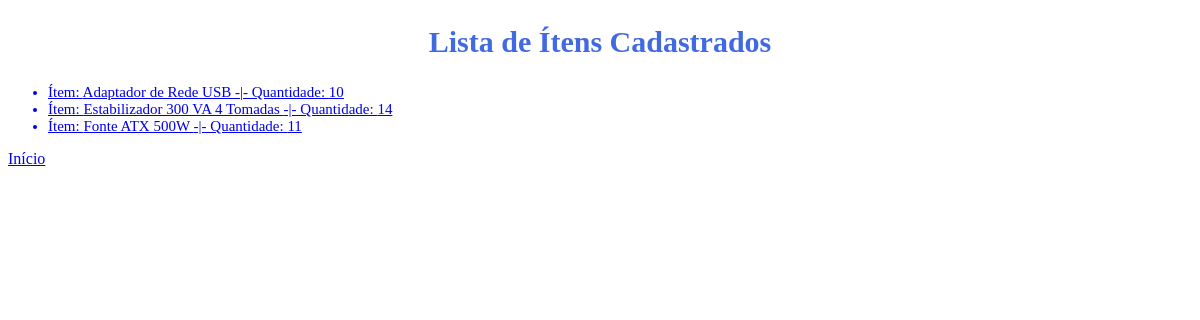
The app's page /item/listitem/ (signed in), older data.
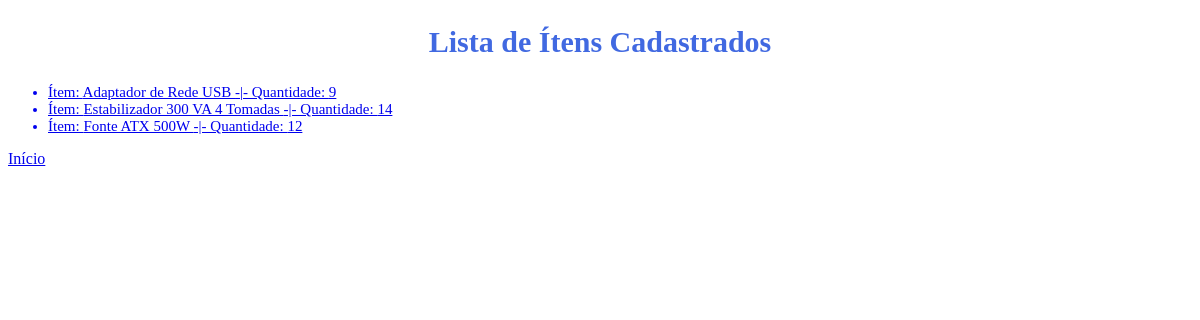
The same page, newer data.
### core/models.py (models this page shows, shortened)
class itemModels(models.Model):
    Item = models.CharField('Ítem: ', max_length=50)
    Quant = models.PositiveIntegerField('Quantidade: ')
    class Meta:
        verbose_name = 'Ítem'
        verbose_name_plural = 'Ítens'

### core/views.py (the view)
# urls.py: path('item/listitem/', listItemViews, name='listitem.html'),
@login_required()
def listItemViews(request):
    item = itemModels.objects.all()
    return render(request, 'listitem.html', {'item': item})

### core/templates/listitem.html (shortened to what this page needs)
    {% load static %}
    {% load bootstrap5 %}
    {% load crispy_forms_tags %}
<!DOCTYPE html>
<html lang="pt-br">
<head>
    <link rel="stylesheet" href="{% static 'css/styles.css' %}">
</head>
<body>
    <divcab>
        <h2>Lista de Ítens Cadastrados</h2>
    </divcab>
        <divlist>
            <ul>
                {% for item in item %}
                <a href="{% url 'alterItemViews' item.id %}">
                    <li>Ítem: {{ item.Item}} -|- Quantidade: {{ item.Quant }}</li>
                </a>
                {% endfor %}
            </ul>
        </divlist>
    <divbutton>
    <a class="item" href="/">Início</a>
    </divbutton>
</body>
</html>

Row changes from the older to the newer data that the page shows:
changed itemModels "Adaptador de Rede USB": Quant "10" → "9"
changed itemModels "Fonte ATX 500W": Quant "11" → "12"
